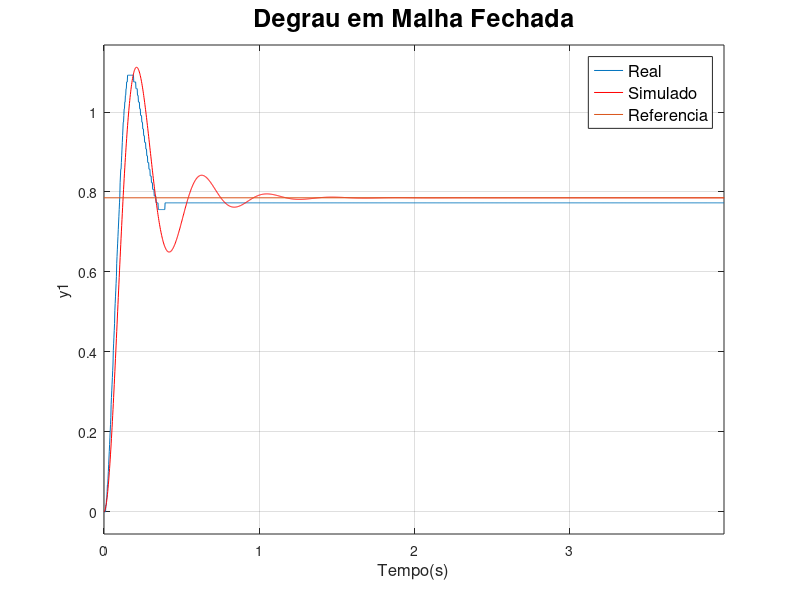
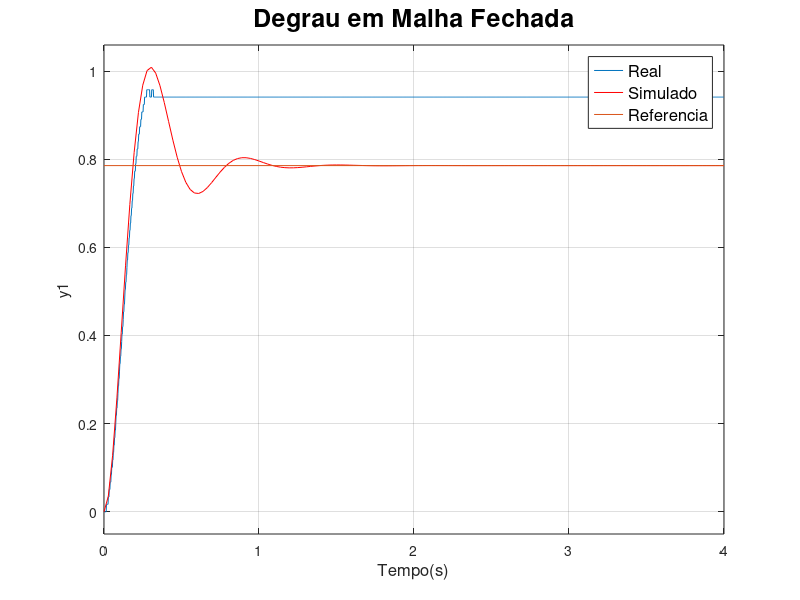
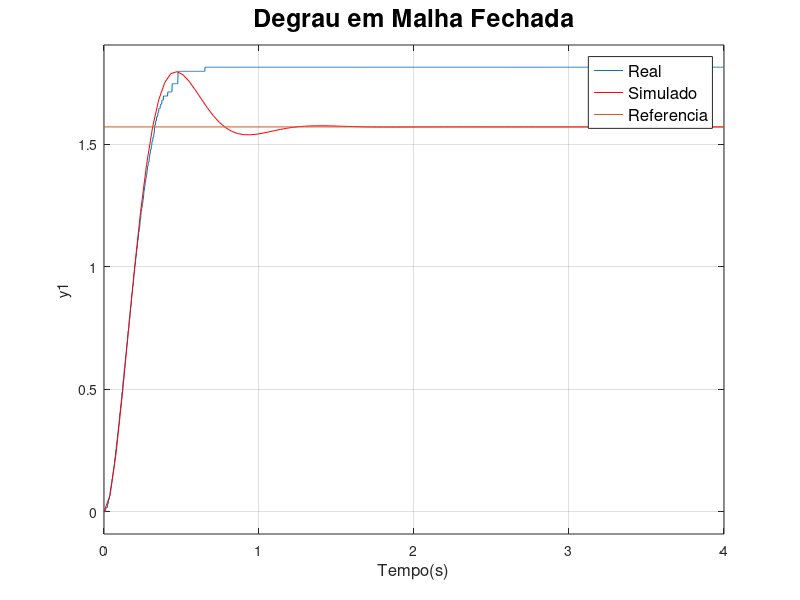
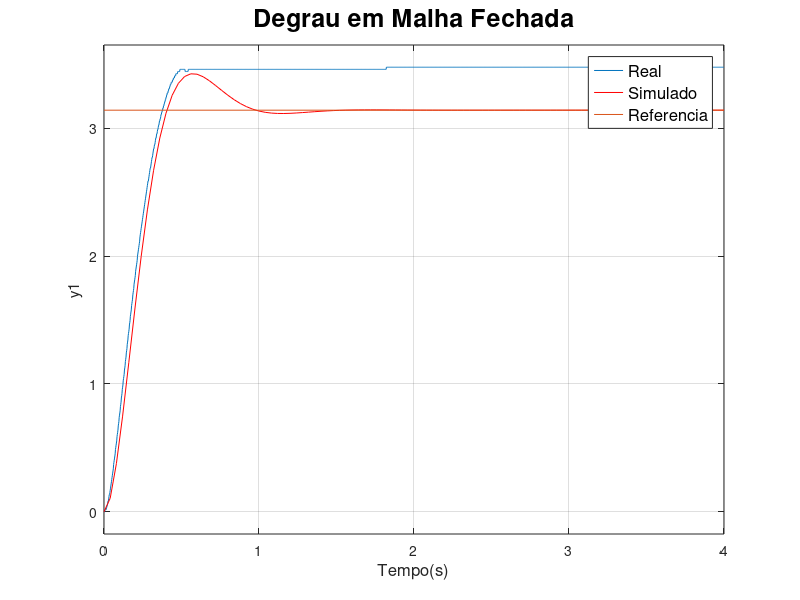

MATLAB code to generate these figures, in order:
pkg load control
close all
clear all

A = (5.99)/(pi/4);
B = (5.99)/(pi);
B1 = (5.99)/(pi/2);
B2 = (5.99)/(2*pi);

data = csvread("Degrau1.csv");

ref = pi/4;

t = data(:,1)/1000;
x = data(:,2);
tp = 0.21;
Mp = (1.112-ref)/(ref);
zeta = -log(Mp)*sqrt(pi^2+(log(Mp))^2)/(pi^2+(log(Mp))^2);
wn = pi/(tp*sqrt(1-zeta^2));

s = tf('s');
Gmf = wn^2/(s^2+2*zeta*wn*s+wn^2);
plot(t,x)
hold on
step((ref)*Gmf,t,'r',4)
line([0 4],[ref ref])
legend("Real","Simulado","Referencia","fontsize", 12)
title("Degrau em Malha Fechada","fontsize", 18)
xlabel("Tempo(s)","fontsize", 12)
H=1;
G = minreal(Gmf/(1-Gmf*H))/A;

figure
data1 = csvread("Degrau2.csv");
t1 = data1(:,1)/1000;
x1 = data1(:,2);
plot(t1,x1)
hold on
step((pi/4)*feedback(4*G),'r',4)
line([0 4],[pi/4 pi/4])
legend("Real","Simulado","Referencia","fontsize", 12)
xlabel("Tempo(s)","fontsize", 12)
title("Degrau em Malha Fechada","fontsize", 18)

figure
data1 = csvread("Degrau3.csv");
t1 = data1(:,1)/1000;
x1 = data1(:,2);
plot(t1,x1)
hold on
step((pi/2)*feedback(2*G),'r',4)
line([0 4],[pi/2 pi/2])
legend("Real","Simulado","Referencia","fontsize", 12)
xlabel("Tempo(s)","fontsize", 12)
title("Degrau em Malha Fechada","fontsize", 18)

figure
data1 = csvread("Degrau4.csv");
t1 = data1(:,1)/1000;
x1 = data1(:,2);
plot(t1,x1)
hold on
step((pi)*feedback(1.5*G),'r',4)
line([0 4],[pi pi])
legend("Real","Simulado","Referencia","fontsize", 12)
xlabel("Tempo(s)","fontsize", 12)
title("Degrau em Malha Fechada","fontsize", 18)

figure
data1 = csvread("Seno1.csv");
t1 = data1(:,1)/1000;
x1 = data1(:,2);
plot(t1,x1)
hold on
lsim(feedback(G*B),(pi)*sin(2*pi*t1/2),t1,'r')
legend("Real","Simulado","Referencia","fontsize", 12)
xlabel("Tempo(s)","fontsize", 12)
title("Seno em Malha Fechada","fontsize", 18)

figure
data1 = csvread("Seno2.csv");
t1 = data1(:,1)/1000;
x1 = data1(:,2);
plot(t1,x1)
hold on
lsim(feedback(G*B1),(pi/2)*sin(2*pi*t1/3),t1,'r')
legend("Real","Simulado","Referencia","fontsize", 12)
xlabel("Tempo(s)","fontsize", 12)
title("Seno em Malha Fechada","fontsize", 18)

figure
data1 = csvread("Seno3.csv");
t1 = data1(:,1)/1000;
x1 = data1(:,2);
plot(t1,x1)
hold on
lsim(feedback(G*B1),(pi/2)*sin(2*pi*t1),t1,'r')
legend("Real","Simulado","Referencia","fontsize", 12)
xlabel("Tempo(s)","fontsize", 12)
title("Seno em Malha Fechada","fontsize", 18)

figure
data1 = csvread("Seno4.csv");
t1 = data1(:,1)/1000;
x1 = data1(:,2);
plot(t1,x1)
hold on
lsim(feedback(G*B2),(2*pi)*sin(2*pi*t1/3),t1,'r')
legend("Real","Simulado","Referencia","fontsize", 12)
xlabel("Tempo(s)","fontsize", 12)
title("Seno em Malha Fechada","fontsize", 18)

figure
data2 = csvread("Rampa1.csv")
t2 = data2(:,1)/1000;
x2 = data2(:,2);
plot(t2,x2)
hold on
lsim(feedback(G),10*t2,t2,'r')
legend("Real","Simulado","Referencia","fontsize", 12)
xlabel("Tempo(s)","fontsize", 12)
title("Rampa em Malha Fechada","fontsize", 18)

figure
data2 = csvread("Rampa2.csv")
t2 = data2(:,1)/1000;
x2 = data2(:,2);
plot(t2,x2)
hold on
lsim(feedback(G),20*t2,t2,'r')
legend("Real","Simulado","Referencia","fontsize", 12)
xlabel("Tempo(s)","fontsize", 12)
title("Rampa em Malha Fechada","fontsize", 18)

figure
data2 = csvread("Rampa3.csv")
t2 = data2(:,1)/1000;
x2 = data2(:,2);
plot(t2,x2)
hold on
lsim(feedback(G),100/15*t2,t2,'r')
legend("Real","Simulado","Referencia","fontsize", 12)
xlabel("Tempo(s)","fontsize", 12)
title("Rampa em Malha Fechada","fontsize", 18)

figure
data1 = csvread("Vazio.csv");
t1 = data1(:,1)/1000;
x1 = data1(:,2);
plot(t1,x1)
hold on
step(5.99*G,'r',20)
legend("Real","Simulado","Referencia","fontsize", 12)
xlabel("Tempo(s)","fontsize", 12)
title("Malha Aberta 5.99V","fontsize", 18)

##figure
##data1 = csvread("Roda.csv");
##t1 = data1(:,1)/1000;
##x1 = data1(:,2);
##plot(t1,x1)
##hold on
##step(5*G,'r',10)
##legend("Real","Simulado","Referencia","fontsize", 12)
##xlabel("Tempo(s)","fontsize", 12)
##title("Seno em Malha Fechada","fontsize", 18)
